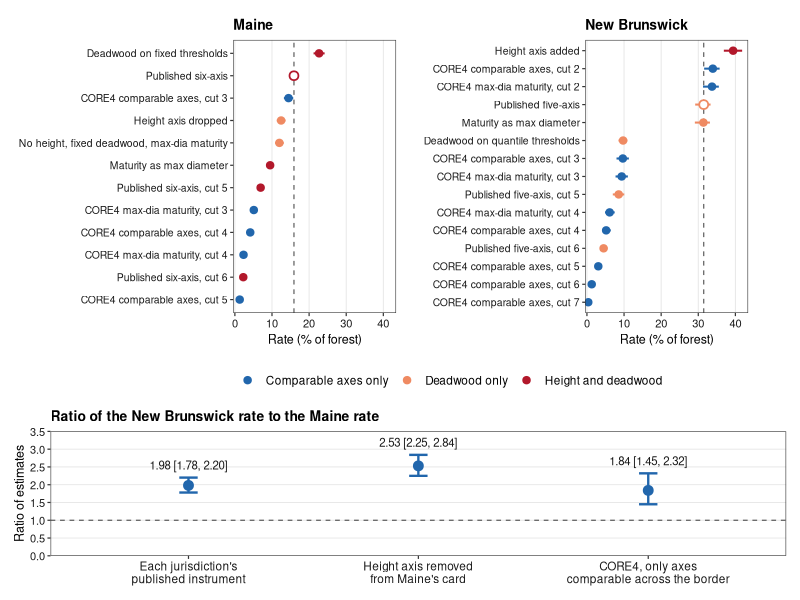
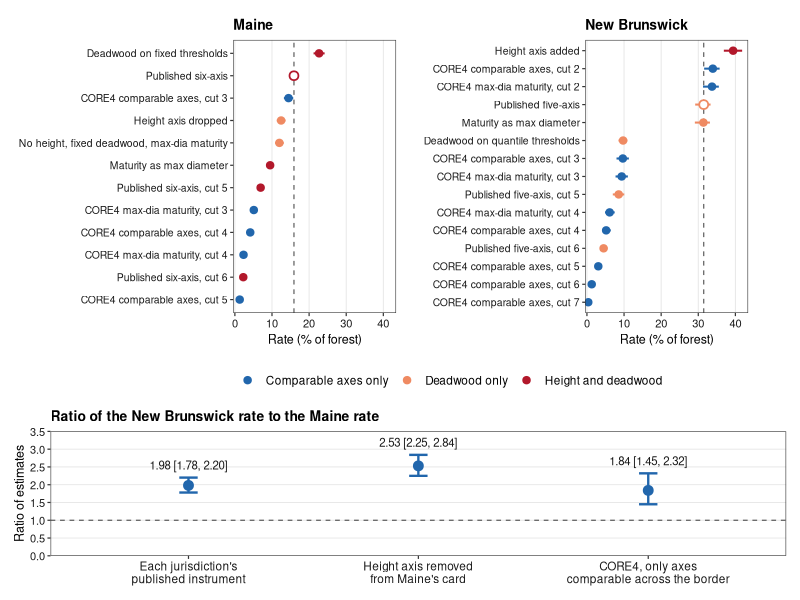

Here is the R script that generated these plots, in order:
# Figure 3 rebuild (November 14, 2026) from Appendix S1 Table S3 (rates and intervals) and the three ratios of main-text
# Results. The earlier script was not found; values are typed from the manuscript tables. Changes: typeface matched to
# Figures 1, 2, 4 and 5; lower-panel label "Height axis removed from Maine's card" (the New Brunswick card has none);
# the in-figure note "every interval lies well above 1" removed. 180 x 165 mm, 300 dpi.
suppressPackageStartupMessages({library(ggplot2); library(patchwork)})
O <- "/users/PUOM0008/crsfaaron/LSOG/2026-11-14_fig123-rerender/out"
cls <- c(C = "Comparable axes only", D = "Deadwood only", H = "Height and deadwood")
pal <- c("Comparable axes only" = "#2166AC", "Deadwood only" = "#EF8A62", "Height and deadwood" = "#B2182B")
me <- data.frame(lab = c("Deadwood on fixed thresholds", "Published six-axis", "CORE4 comparable axes, cut 3", "Height axis dropped", "No height, fixed deadwood, max-dia maturity",
  "Maturity as max diameter", "Published six-axis, cut 5", "CORE4 max-dia maturity, cut 3", "CORE4 comparable axes, cut 4", "CORE4 max-dia maturity, cut 4", "Published six-axis, cut 6", "CORE4 comparable axes, cut 5"),
  est = c(22.69, 15.92, 14.46, 12.46, 11.99, 9.50, 6.94, 5.10, 4.14, 2.33, 2.26, 1.30), lo = c(21.20, 14.61, 13.21, 11.28, 10.83, 8.45, 6.03, 4.32, 3.42, 1.79, 1.72, 0.89),
  hi = c(24.18, 17.23, 15.72, 13.65, 13.16, 10.54, 7.86, 5.89, 4.85, 2.87, 2.80, 1.72), k = c("H", "H", "C", "D", "D", "H", "H", "C", "C", "C", "H", "C"), pub = c(F, T, F, F, F, F, F, F, F, F, F, F))
nb <- data.frame(lab = c("Height axis added", "CORE4 comparable axes, cut 2", "CORE4 max-dia maturity, cut 2", "Published five-axis", "Maturity as max diameter", "Deadwood on quantile thresholds",
  "CORE4 comparable axes, cut 3", "CORE4 max-dia maturity, cut 3", "Published five-axis, cut 5", "CORE4 max-dia maturity, cut 4", "CORE4 comparable axes, cut 4", "Published five-axis, cut 6",
  "CORE4 comparable axes, cut 5", "CORE4 comparable axes, cut 6", "CORE4 comparable axes, cut 7"),
  est = c(39.39, 33.92, 33.70, 31.47, 31.38, 9.75, 9.67, 9.37, 8.56, 6.12, 5.18, 4.49, 3.06, 1.29, 0.36), lo = c(36.89, 31.58, 31.28, 29.17, 29.08, 8.51, 7.97, 7.71, 6.97, 4.87, 4.15, 3.57, 2.16, 0.85, 0.17),
  hi = c(41.82, 35.75, 35.54, 33.31, 33.14, 10.88, 11.30, 11.03, 10.06, 7.48, 6.41, 5.55, 4.03, 1.75, 0.75), k = c("H", "C", "C", "D", "D", "D", "C", "C", "D", "C", "C", "D", "C", "C", "C"), pub = c(F, F, F, T, F, F, F, F, F, F, F, F, F, F, F))
th <- theme_bw(base_size = 9) + theme(panel.grid.minor = element_blank(), panel.grid.major.y = element_blank(), panel.grid.major.x = element_line(colour = "grey90", linewidth = 0.3),
  axis.text = element_text(colour = "grey10", size = 8), plot.title = element_text(face = "bold", size = 10), legend.position = "bottom", legend.title = element_blank(), legend.text = element_text(size = 8.5))
pan <- function(d, ttl) { d$lab <- factor(d$lab, levels = rev(d$lab)); d$cls <- factor(cls[d$k], levels = cls)
  ggplot(d, aes(est, lab, colour = cls)) + geom_vline(xintercept = d$est[d$pub], linetype = "dashed", colour = "grey35", linewidth = 0.4) +
    geom_linerange(aes(xmin = lo, xmax = hi), linewidth = 0.7, show.legend = FALSE) + geom_point(size = 2.2) +
    geom_point(data = d[d$pub, ], size = 2.4, shape = 21, fill = "white", stroke = 0.9, show.legend = FALSE) +
    scale_colour_manual(values = pal, drop = FALSE) + scale_x_continuous(limits = c(0, 43), breaks = seq(0, 40, 10), expand = c(0.01, 0)) +
    labs(title = ttl, x = "Rate (% of forest)", y = NULL) + th + theme(axis.text.y = element_text(size = 7.5)) }
r <- data.frame(lab = factor(c("Each jurisdiction's\npublished instrument", "Height axis removed\nfrom Maine's card", "CORE4, only axes\ncomparable across the border"),
  levels = c("Each jurisdiction's\npublished instrument", "Height axis removed\nfrom Maine's card", "CORE4, only axes\ncomparable across the border")),
  est = c(1.98, 2.53, 1.84), lo = c(1.78, 2.25, 1.45), hi = c(2.20, 2.84, 2.32), cls = factor(c("Deadwood only", "Deadwood only", "Comparable axes only"), levels = cls))
r$txt <- sprintf("%.2f [%.2f, %.2f]", r$est, r$lo, r$hi)
pr <- ggplot(r, aes(lab, est)) + geom_hline(yintercept = 1, linetype = "dashed", colour = "grey35", linewidth = 0.4) + geom_errorbar(aes(ymin = lo, ymax = hi), width = 0.08, linewidth = 0.8, colour = "#2166AC") +
  geom_point(size = 3, colour = "#2166AC") + geom_text(aes(y = hi, label = txt), vjust = -0.9, size = 2.9, colour = "grey10") +
  scale_y_continuous(limits = c(0, 3.5), breaks = seq(0, 3.5, 0.5), expand = c(0, 0)) + labs(title = "Ratio of the New Brunswick rate to the Maine rate", x = NULL, y = "Ratio of estimates") + th + theme(panel.grid.major.y = element_line(colour = "grey90", linewidth = 0.3), panel.grid.major.x = element_blank(), axis.text.x = element_text(size = 8.5))
top <- (pan(me, "Maine") | pan(nb, "New Brunswick")) + plot_layout(guides = "collect") & theme(legend.position = "bottom", plot.margin = margin(4, 16, 2, 4), legend.box.margin = margin(0, 60, 0, 0))
fig <- wrap_elements(full = top) / wrap_elements(full = pr) + plot_layout(heights = c(2.2, 1))
ggsave(file.path(O, "2026-11-14_fig3-instrument-sensitivity_REVIEW.png"), fig, width = 180, height = 165, units = "mm", dpi = 300, device = ragg::agg_png, bg = "white")
ggsave(file.path(O, "2026-11-14_fig3-instrument-sensitivity_REVIEW.pdf"), fig, width = 180, height = 165, units = "mm", bg = "white")
cat("FIG3 DONE\n")
